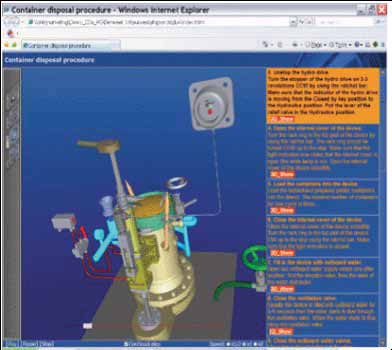
#> input picture datasets/sample/extracted_images/page3_image_1.jpeg, 392 x 350 px; its folder holds only this picture in this run
$ python inspect_ocr.py
#> lines starting #> are read from the running program, lines starting #| are printed output that depends on the picture
from pathlib import Path

import pytesseract
from PIL import Image, ImageEnhance, ImageFilter

image_dir = Path(
    "/Users/sidvik/Learning/rag-engineering/datasets/sample/extracted_images"
)

for image_path in sorted(image_dir.glob("page3_image_*")):
    print(f"\n--- OCR: {image_path.name} ---")

    with Image.open(image_path) as image:
#> image is the input picture: PIL image 392x350 RGB; mean R, G, B 102.2, 113.4, 142.2
        image = image.convert("L")
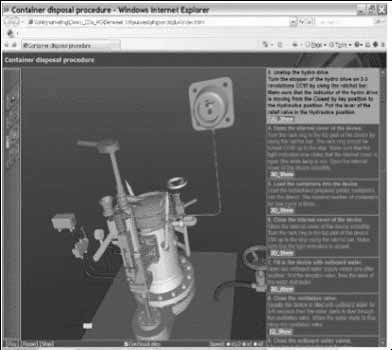
#> image: PIL image 392x350 L; min 0, max 255, mean 113.3
        image = image.resize(
            (image.width * 2, image.height * 2)
        )
#> image: PIL image 784x700 L
        image = ImageEnhance.Contrast(image).enhance(2)
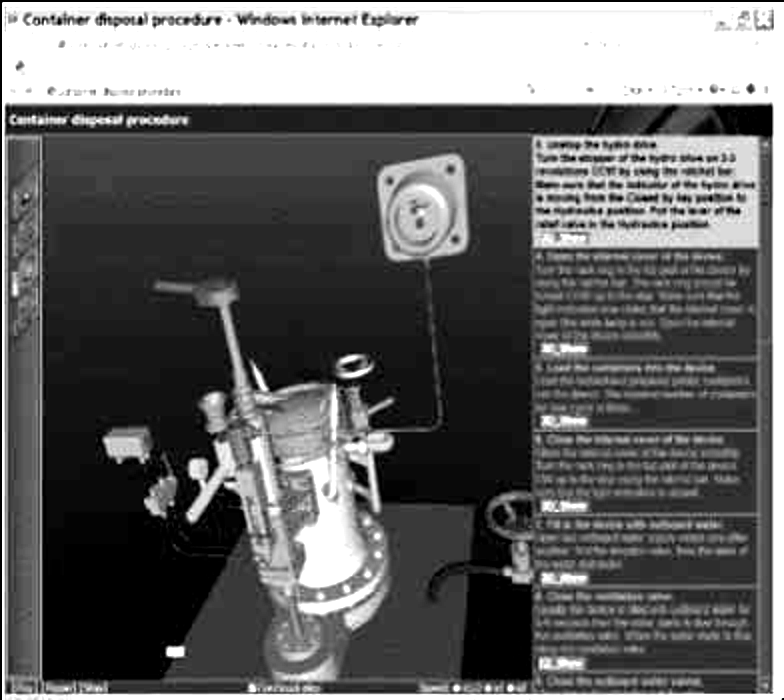
#> image: PIL image 784x700 L; min 0, max 255, mean 100.8
        image = image.filter(ImageFilter.SHARPEN)

#> (the run stopped early here; a loop or call above may not have finished)

$ run again, on datasets/sample/extracted_images/page3_image_2.png
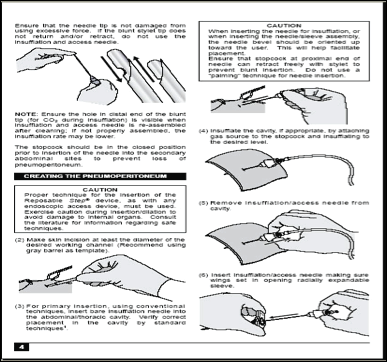
#> input picture datasets/sample/extracted_images/page3_image_2.png, 387 x 362 px
#> image is the input picture: PIL image 387x362 RGB; mean R, G, B 221.9, 222.2, 222.4
#> `image = image.resize( (image.width * 2, image.height * 2) )`:
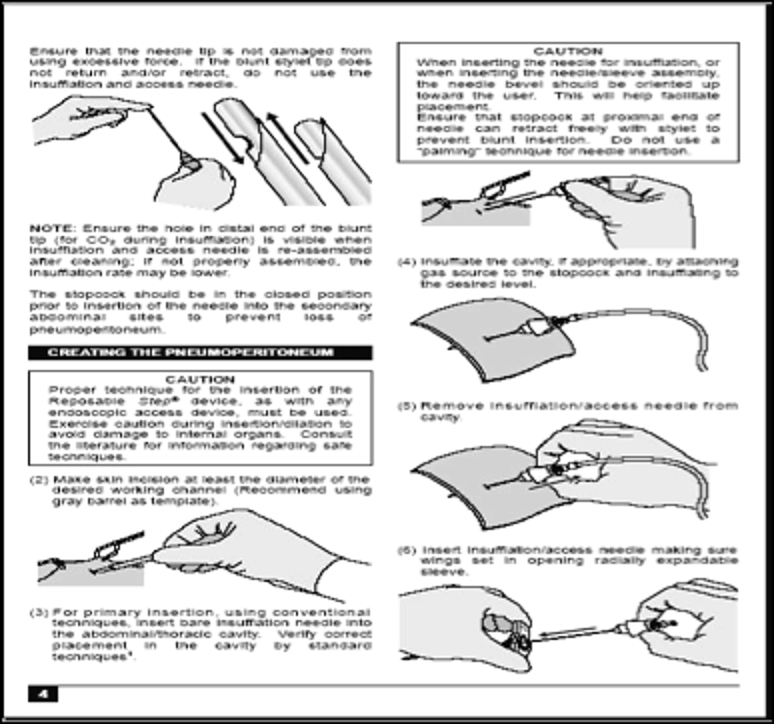
#> image: PIL image 774x724 L; min 0, max 255, mean 221.8
#> `image = ImageEnhance.Contrast(image).enhance(2)`:
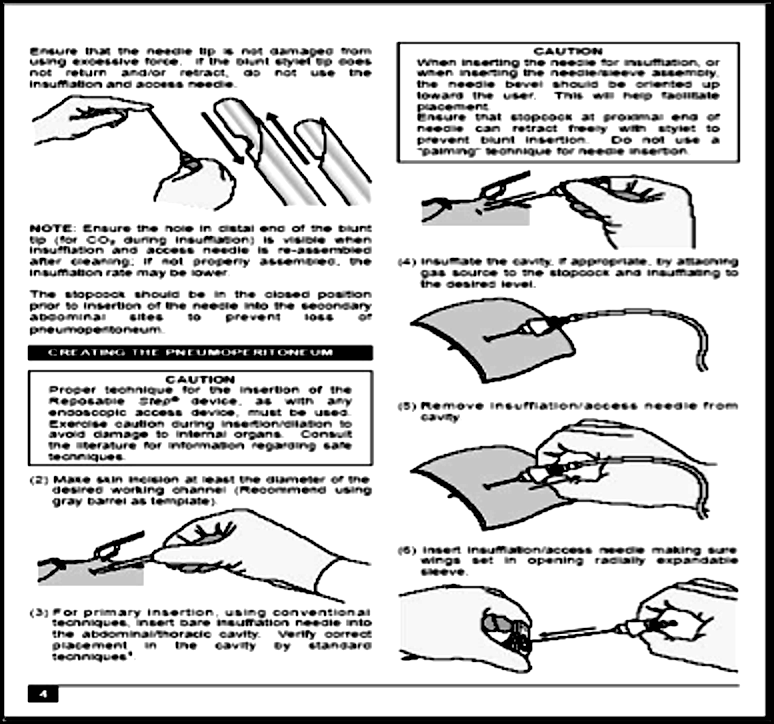
#> image: PIL image 774x724 L; min 0, max 255, mean 210
